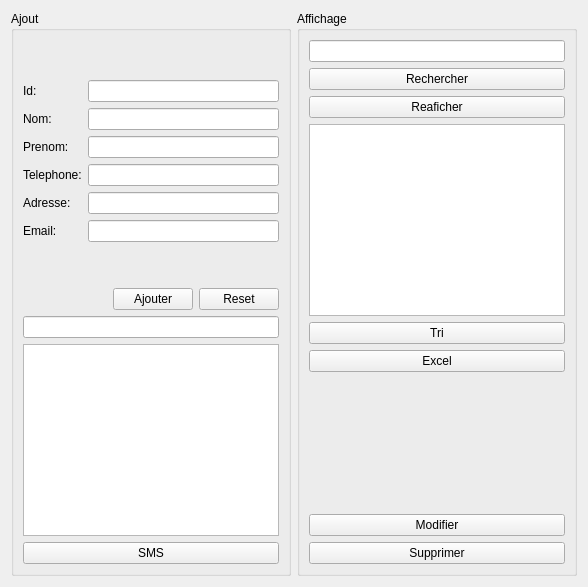
                <widget class="QWidget" name="tab_8">
                 <attribute name="title">
                  <string>Client</string>
                 </attribute>
                 <layout class="QHBoxLayout" name="horizontalLayout_30">
                  <item>
                   <layout class="QVBoxLayout" name="verticalLayout_40">
                    <item>
                     <widget class="QGroupBox" name="groupBox_19">
                      <property name="title">
                       <string>Ajout</string>
                      </property>
                      <layout class="QVBoxLayout" name="verticalLayout_41">
                       <item>
                        <spacer name="horizontalSpacer_14">
                         <property name="orientation">
                          <enum>Qt::Horizontal</enum>
                         </property>
                         <property name="sizeHint" stdset="0">
                          <size>
                           <width>40</width>
                           <height>20</height>
                          </size>
                         </property>
                        </spacer>
                       </item>
                       <item>
                        <spacer name="horizontalSpacer_17">
                         <property name="orientation">
                          <enum>Qt::Horizontal</enum>
                         </property>
                         <property name="sizeHint" stdset="0">
                          <size>
                           <width>40</width>
                           <height>20</height>
                          </size>
                         </property>
                        </spacer>
                       </item>
                       <item>
                        <layout class="QVBoxLayout" name="verticalLayout_42">
                         <item>
                          <layout class="QFormLayout" name="formLayout_9">
                           <item row="0" column="0">
                            <widget class="QLabel" name="label_102">
                             <property name="text">
                              <string>Id:</string>
                             </property>
                            </widget>
                           </item>
                           <item row="0" column="1">
                            <widget class="QLineEdit" name="lineEdit_id">
                             <property name="text">
                              <string/>
                             </property>
                            </widget>
                           </item>
                           <item row="1" column="0">
                            <widget class="QLabel" name="label_103">
                             <property name="text">
                              <string>Nom:</string>
                             </property>
                            </widget>
                           </item>
                           <item row="1" column="1">
                            <widget class="QLineEdit" name="lineEdit_nom"/>
                           </item>
                           <item row="2" column="0">
                            <widget class="QLabel" name="label_104">
                             <property name="text">
                              <string>Prenom:</string>
                             </property>
                            </widget>
                           </item>
                           <item row="2" column="1">
                            <widget class="QLineEdit" name="lineEdit_prenom"/>
                           </item>
                           <item row="3" column="0">
                            <widget class="QLabel" name="label_105">
                             <property name="text">
                              <string>Telephone:</string>
                             </property>
                            </widget>
                           </item>
                           <item row="3" column="1">
                            <widget class="QLineEdit" name="lineEdit_tel"/>
                           </item>
                           <item row="4" column="0">
                            <widget class="QLabel" name="label_106">
                             <property name="text">
                              <string>Adresse:</string>
                             </property>
                            </widget>
                           </item>
                           <item row="4" column="1">
                            <widget class="QLineEdit" name="lineEdit_adresse"/>
                           </item>
                           <item row="5" column="0">
                            <widget class="QLabel" name="label_107">
                             <property name="text">
                              <string>Email:</string>
                             </property>
                            </widget>
                           </item>
                           <item row="5" column="1">
                            <widget class="QLineEdit" name="lineEdit_email"/>
                           </item>
                          </layout>
                         </item>
                        </layout>
                       </item>
                       <item>
                        <spacer name="verticalSpacer_48">
                         <property name="orientation">
                          <enum>Qt::Vertical</enum>
                         </property>
                         <property name="sizeHint" stdset="0">
                          <size>
                           <width>20</width>
                           <height>40</height>
                          </size>
                         </property>
                        </spacer>
                       </item>
                       <item>
                        <layout class="QHBoxLayout" name="horizontalLayout_31">
                         <item>
                          <spacer name="horizontalSpacer_18">
                           <property name="orientation">
                            <enum>Qt::Horizontal</enum>
                           </property>
                           <property name="sizeHint" stdset="0">
                            <size>
                             <width>40</width>
                             <height>20</height>
                            </size>
                           </property>
                          </spacer>
                         </item>
                         <item>
                          <widget class="QPushButton" name="pb_ajouter_2">
                           <property name="text">
                            <string>Ajouter</string>
                           </property>
                          </widget>
                         </item>
                         <item>
                          <widget class="QPushButton" name="resetClient">
                           <property name="text">
                            <string>Reset</string>
                           </property>
                          </widget>
                         </item>
                        </layout>
                       </item>
                       <item>
                        <widget class="QLineEdit" name="num"/>
                       </item>
                       <item>
                        <widget class="QTextEdit" name="textEdit_2"/>
                       </item>
                       <item>
                        <widget class="QPushButton" name="pushButton_6">
                         <property name="text">
                          <string>SMS</string>
                         </property>
                        </widget>
                       </item>
                      </layout>
                     </widget>
                    </item>
                   </layout>
                  </item>
                  <item>
                   <layout class="QVBoxLayout" name="verticalLayout_43">
                    <item>
                     <widget class="QGroupBox" name="groupBox_20">
                      <property name="title">
                       <string>Affichage</string>
                      </property>
                      <layout class="QVBoxLayout" name="verticalLayout_44">
                       <item>
                        <layout class="QHBoxLayout" name="horizontalLayout_32">
                         <item>
                          <widget class="QLineEdit" name="lineEditrech"/>
                         </item>
                        </layout>
                       </item>
                       <item>
                        <widget class="QPushButton" name="pb_rechercher">
                         <property name="text">
                          <string>Rechercher</string>
                         </property>
                        </widget>
                       </item>
                       <item>
                        <widget class="QPushButton" name="reaficherClient">
                         <property name="text">
                          <string>Reaficher</string>
                         </property>
                        </widget>
                       </item>
                       <item>
                        <widget class="QTableView" name="tabclient_2"/>
                       </item>
                       <item>
                        <widget class="QPushButton" name="pb_tri">
                         <property name="text">
                          <string>Tri</string>
                         </property>
                        </widget>
                       </item>
                       <item>
                        <widget class="QPushButton" name="pb_excel">
                         <property name="text">
                          <string>Excel</string>
                         </property>
                        </widget>
                       </item>
                       <item>
                        <spacer name="verticalSpacer_49">
                         <property name="orientation">
                          <enum>Qt::Vertical</enum>
                         </property>
                         <property name="sizeHint" stdset="0">
                          <size>
                           <width>20</width>
                           <height>40</height>
                          </size>
                         </property>
                        </spacer>
                       </item>
                       <item>
                        <widget class="QPushButton" name="pb_modifier">
                         <property name="text">
                          <string>Modifier</string>
                         </property>
                         <property name="checkable">
                          <bool>true</bool>
                         </property>
                        </widget>
                       </item>
                       <item>
                        <widget class="QPushButton" name="pb_supprimer">
                         <property name="text">
                          <string>Supprimer</string>
                         </property>
                        </widget>
                       </item>
                       <item>
                        <layout class="QVBoxLayout" name="verticalLayout_45"/>
                       </item>
                      </layout>
                     </widget>
                    </item>
                   </layout>
                  </item>
                 </layout>
                </widget>
